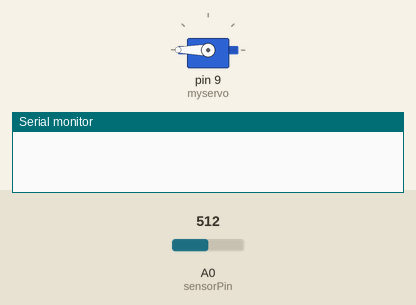
The sketch below on a simulated Arduino Uno, built with avr-gcc and run on an emulated ATmega328P. Shown: servo, the last lines printed to the serial monitor. Inputs (shaded band) come from the test bench; at power-on: A0 (sensorPin) = 512.

Above: at 4.56 s.
5.4 s: A0 (sensorPin) set to 482
At 5.9 s:
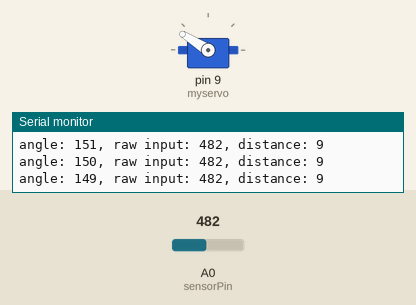
8.4 s: A0 (sensorPin) set to 455
At 12.32 s:
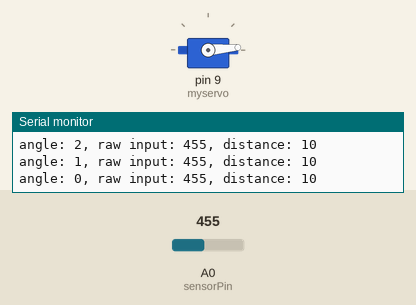
Timing chart, 0 to 17.4 s (numbered marks = the images above; inputs shaded):
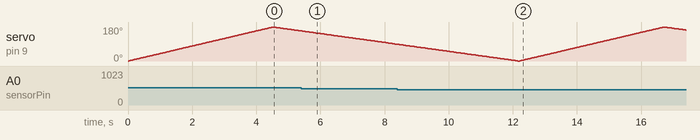

The sketch:

_1D_sweep.ino
```cpp
#include <Servo.h>

Servo myservo;

int sensorPin = A0;
int sensorValue = 0;
int distanceEst = 0;
int pos = 0;
int servoDelay = 25;


void setup() {
  Serial.begin(9600);
  myservo.attach(9);
}

void loop() {
  for(pos = 0; pos <= 180; pos += 1) // goes from 0 degrees to 180 degrees
  {                                  // in steps of 1 degree
    myservo.write(pos);              // tell servo to go to position in variable 'pos'
    delay(servoDelay);                       // waits 15ms for the servo to reach the position
  }
  for(pos = 180; pos>=0; pos-=1)     // goes from 180 degrees to 0 degrees
  {
    myservo.write(pos);              // tell servo to go to position in variable 'pos'
    delay(servoDelay);                       // waits 15ms for the servo to reach the position


    //measure angle
    sensorValue = analogRead(sensorPin);
    distanceEst = estimateDistance(sensorValue);
    Serial.print("angle: ");
    Serial.print(pos);
    Serial.print(", raw input: ");
    Serial.print(sensorValue);
    Serial.print(", distance: ");
    Serial.println(distanceEst);
  }
}

/**
  Distance = -16.122034*log(x) + 109.105113
**/
double estimateDistance(int val){
  double estimate = -1;
  estimate = -16.122034*log(val) + 109.105113;
  if((estimate > 50) || (estimate == 0)) estimate = -1;
  return estimate;
}
```

Measured:
- the behaviour switches between 468 and 467 on A0 (sensorPin) (found by bisection; images 1 and 2)
